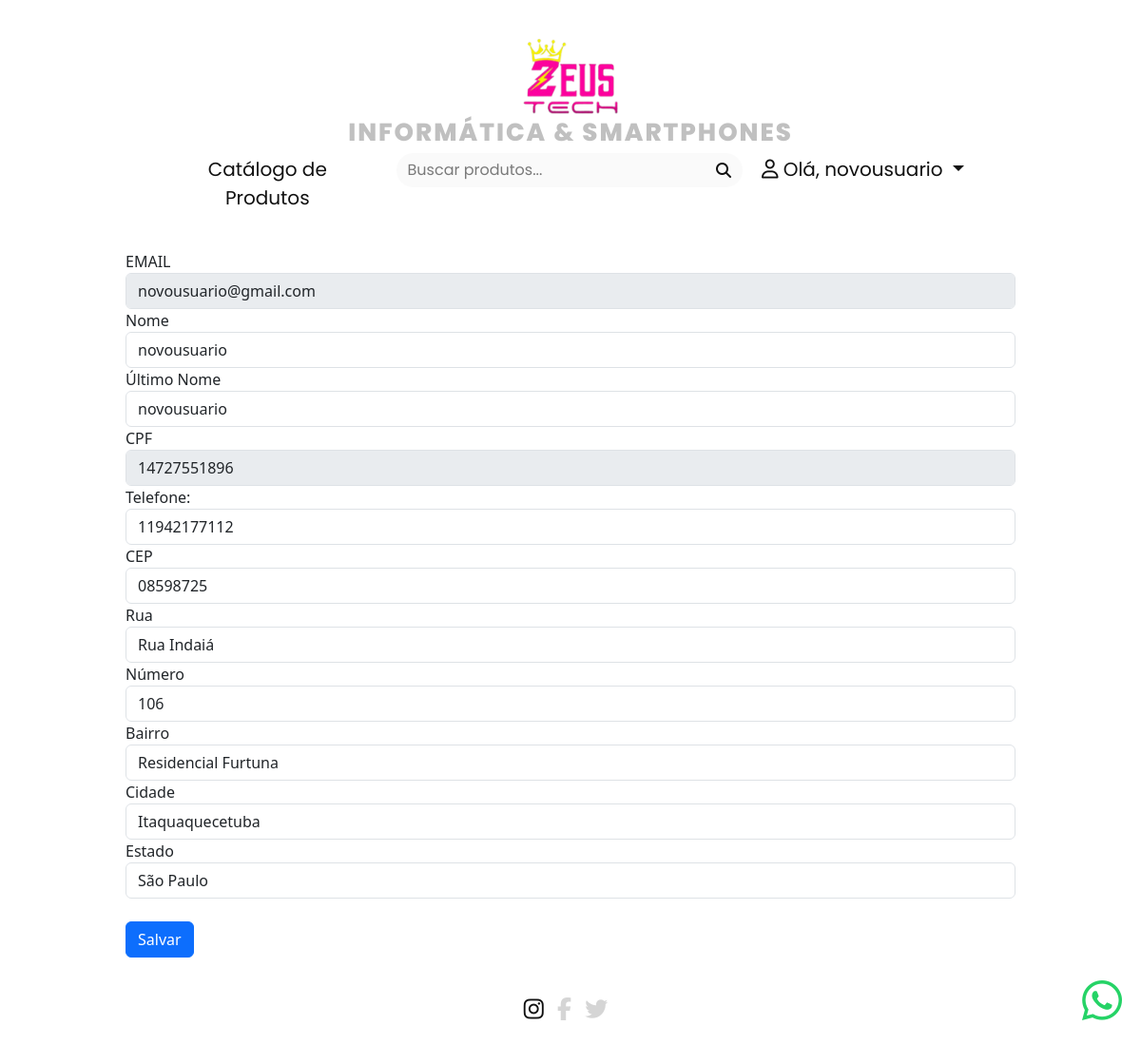
Screenshot of /UsuariosCadastroApp/minha_conta/ (signed in) with the database file from the repository.
### UsuariosCadastroApp/models.py (models this page shows, shortened)
class PerfilUsuario(models.Model):
    user = models.OneToOneField(User, on_delete=models.CASCADE)
    nome = models.CharField(max_length=100)
    ultimo_nome = models.CharField(max_length=100)
    cpf = models.CharField(max_length=100)
    telefone = models.CharField(max_length=20, blank=True)
    cep = models.CharField(max_length=10)
    rua = models.CharField(max_length=255)
    numero = models.CharField(max_length=10)
    bairro = models.CharField(max_length=99)
    cidade = models.CharField(max_length=100)
    estado = models.CharField(max_length=50)

### UsuariosCadastroApp/views.py (the view)
# urls.py: path('minha_conta/', views.minha_conta, name='minha_conta'),
@login_required
def minha_conta(request):
    perfil_usuario, created = PerfilUsuario.objects.get_or_create(user=request.user)
    if request.method == 'POST':
        perfil_usuario.nome = request.POST.get('nome', perfil_usuario.nome)
        perfil_usuario.ultimo_nome = request.POST.get('ultimo_nome', perfil_usuario.ultimo_nome)
        perfil_usuario.telefone = request.POST.get('telefone', perfil_usuario.telefone)
        perfil_usuario.cep = request.POST.get('cep', perfil_usuario.cep)
        perfil_usuario.rua = request.POST.get('rua', perfil_usuario.rua)
        perfil_usuario.numero = request.POST.get('numero', perfil_usuario.numero)
        perfil_usuario.bairro = request.POST.get('bairro', perfil_usuario.bairro)
        perfil_usuario.cidade = request.POST.get('cidade', perfil_usuario.cidade)
        perfil_usuario.estado = request.POST.get('estado', perfil_usuario.estado)
        cpf = request.POST.get('cpf',perfil_usuario.cpf)
        if cpf:
            try:
                validate_cpf(cpf)  # Isso levantará uma exceção se o CPF for inválido
                perfil_usuario.cpf = cpf
            except ValidationError:
                messages.add_message(request, constants.ERROR, 'CPF inválido. Por favor, tente novamente.')
                pass
        perfil_usuario.save()
        return redirect('minha_conta')
    else:
        return render(request, 'minha_conta.html', {'perfil_usuario': perfil_usuario})

### UsuariosCadastroApp/templates/minha_conta.html (shortened to what this page needs)
{% extends 'conteudo.html' %}
{% load static %}
{% block 'principal_1' %}
<form action="{% url 'minha_conta' %}" method="post">{% csrf_token %}
    <div class="form-group">
        <label for="email">EMAIL</label>
        <input type="text" class="form-control" id="email" name="email" value="{{ user.email }}" {% if user.email %}disabled{% endif %}>
    </div>
    <div class="form-group">
        <label for="nome">Nome</label>
        <input type="text" class="form-control" id="nome" name="nome" value="{{ perfil_usuario.nome }}">
    </div>
    <div class="form-group">
        <label for="ultimo_nome">Último Nome</label>
        <input type="text" class="form-control" id="ultimo_nome" name="ultimo_nome" value="{{ perfil_usuario.ultimo_nome }}">
    </div>
    <div class="form-group">
        <label for="cpf">CPF</label>
        <input type="text" class="form-control" id="cpf" name="cpf" value="{{ perfil_usuario.cpf }}" {% if perfil_usuario.cpf %}disabled{% endif %}>
    </div>
    <div class="form-group">
        <label for="telefone">Telefone:</label>
        <input type="text" class="form-control" id="telefone" name="telefone" value="{{ perfil_usuario.telefone }}">
    </div>
    <div class="form-group">
        <label for="cep">CEP</label>
        <input type="text" class="form-control" id="cep" name="cep" value="{{ perfil_usuario.cep }}">
    </div>
    <div class="form-group">
        <label for="rua">Rua</label>
        <input type="text" class="form-control" id="rua" name="rua" value="{{ perfil_usuario.rua }}">
    </div>
    <div class="form-group">
        <label for="numero">Número</label>
        <input type="text" class="form-control" id="numero" name="numero" value="{{ perfil_usuario.numero }}">
    </div>
    <div class="form-group">
        <label for="bairro">Bairro</label>
        <input type="text" class="form-control" id="bairro" name="bairro" value="{{ perfil_usuario.bairro }}">
    </div>
    <div class="form-group">
        <label for="cidade">Cidade</label>
        <input type="text" class="form-control" id="cidade" name="cidade" value="{{ perfil_usuario.cidade }}">
    </div>
    <div class="form-group">
        <label for="estado">Estado</label>
        <input type="text" class="form-control" id="estado" name="estado" value="{{ perfil_usuario.estado }}">
    </div>
    <br>
    <button type="submit" class="btn btn-primary">Salvar</button>
</form>
{% endblock 'principal_1' %}

### templates/conteudo.html (shortened to what this page needs)
{% load static %}
<!DOCTYPE html>
<html lang="pt-br" data-bs-theme="light">
<head>
    <link href="https://cdn.jsdelivr.net/npm/bootstrap@5.3.2/dist/css/bootstrap.min.css" rel="stylesheet">
    <link rel="stylesheet" href="https://use.fontawesome.com/releases/v5.5.0/css/all.css">
    <link rel="stylesheet" type="text/css" href="{% static 'css/styles.css' %}">
    <link rel="stylesheet" href="https://cdn.jsdelivr.net/npm/bootstrap-icons@1.11.3/font/bootstrap-icons.min.css">
</head>
<body>
<header class="cabecalho">
    <div class="container-personalizado marg" >
        <a href="{% url 'produtos' %}" style="text-decoration: none;">
            <div class="d-flex justify-content-center">
            <img src="{% static 'img/zeus.png' %}" alt="ZEUS TECH" style="margin-bottom: 4px; margin-top: 40px; width: 100px; height: 100;">
            </div>
            <h5 style="margin-bottom: -8px; text-transform: uppercase; letter-spacing: 2px; color:#11111144; font-size: 26px; font-weight: 800;" class="text-center logocab">Informática & smartphones</h5>
        </a>
        <nav class="navbar sticky-top navbar-expand-lg navbar-light text-white justify-content-center" style="max-width: 90%; margin: 0 auto;">
            <div class="navbar-collapse text-center" id="navbarNav">
                <ul class="navbar-nav mx-auto">
                    <li class="nav-item {% if request.path == '/ProdutosApp/produtos/' %}active{% endif %}">
                        <a class="nav-link css-z4m310 logocab" style="font-size: 20px; font-weight: 400;" href="/ProdutosApp/produtos/">Catálogo de Produtos</a>
                    </li>
                    <form action="{% url 'produtos' %}" method="POST">{% csrf_token %}
                        <div class="container">
                            <div class="d-flex justify-content-center">
                                <div class="input-group searchbar" style="margin-top: 6px;">
                                    <input class="search_input form-control" type="text" name="buscarproduto" placeholder="Buscar produtos...">
                                    <button type="submit" class="search_button btn btn-dark"><i class="fas fa-search"></i></button>
                                </div>
                            </div>
                        </div>
                    </form>
                    {% if user.is_authenticated %}
                    <li class="nav-item dropdown">
                        <a class="nav-link dropdown-toggle css-z4m310 logocab" style="font-size: 20px; font-weight: 400;" href="#" id="navbarDropdown" role="button" data-toggle="dropdown" aria-haspopup="true" aria-expanded="false">
                            <i class="fa-regular fa-user"></i>
                            Olá, {{ user.username }}
                        </a>
                    </li>
                {% endif %}
                </ul>
            </div>
        </nav>
    </div>
</header>
<main class="conteudo">
    <section class="container-personalizado_1 container-personalizado_1_blur">
        {% block 'principal_1' %} {% endblock %}
    </section>
</main>
<footer class="rodape">
    <div class="footer-container">
        <div class="p-2 text-white text-center">
            <a class="nav-link" style="color: #111111; display: inline-block; margin-right: 10px; margin-top: 16px; font-size: 24px;" href="https://www.instagram.com"><i class="fa-brands fa-instagram"></i></a>
            <a class="nav-link" style="color: #1111112d; display: inline-block; margin-right: 10px; margin-top: 16px; font-size: 24px;"><i class="fa-brands fa-facebook-f"></i></a>
            <a class="nav-link" style="color: #1111112d; display: inline-block; margin-right: 10px; margin-top: 16px; font-size: 24px;"><i class="fa-brands fa-twitter"></i></a>
        </div>
        <div class="container-personalizado text-center logocab">
        </div>
    </div>
</footer>
<a href="https://api.whatsapp.com/send?phone=5511978367091" style="font-size: 24px;" class="whatsapp-icon">
  <i class="fab fa-whatsapp fa-2x"></i>
</a>
</body>
</html>

### templates/static/css/styles.css (style rules this page uses)
.searchbar { margin-bottom: 2%; margin-top: auto; background-color: rgba(200, 200, 200, 0.1); border-radius: 20px; }
.search_input { font-family: "Poppins", sans-serif; -webkit-font-smoothing: antialiased; -moz-osx-font-smoothing: grayscale; color: #111111; border: 0; outline: none; background: none; flex: 1; }
.search_button { border-radius: 0 20px 20px 0; color: #111111; border: none; cursor: pointer; outline: none; background-color: rgba(200, 200, 200, 0); transition: background-color 0.3s; }
::placeholder { color: #1111118c !important; }
.logocab { font-family: "Poppins", sans-serif; -webkit-font-smoothing: antialiased; -moz-osx-font-smoothing: grayscale; color: #FFFFFF; }
body { background-image: #ffffff; background-size: cover; background-repeat: no-repeat; background-attachment: fixed; }
.container-personalizado { max-width: 80%; margin: 0 auto; padding-bottom: 1%; }
.container-personalizado_1 { max-width: 80%; margin: 0 auto; background-color: #313535be; }
.container-personalizado_1_blur { padding: 1%; background-color: rgba(255, 255, 255, 0.3); backdrop-filter: blur(20px); -webkit-backdrop-filter: blur(20px); border-radius: 20px; }
.css-z4m310 { color: #111111; }
.navbar-nav .nav-item { margin-right: 10px; }
.whatsapp-icon { position: fixed; bottom: 20px; right: 20px; z-index: 1000; transition: opacity 0.3s; }
.whatsapp-icon i { color: #25D366; }

### rows the page displays
PerfilUsuario: nome "novousuario", ultimo_nome "novousuario", cpf "14727551896", telefone "11942177112", cep "08598725", rua "Rua Indaiá", numero "106", bairro "Residencial Furtuna", cidade "Itaquaquecetuba", estado "São Paulo"

### other values shown
{{ user.username }} "novousuario"
